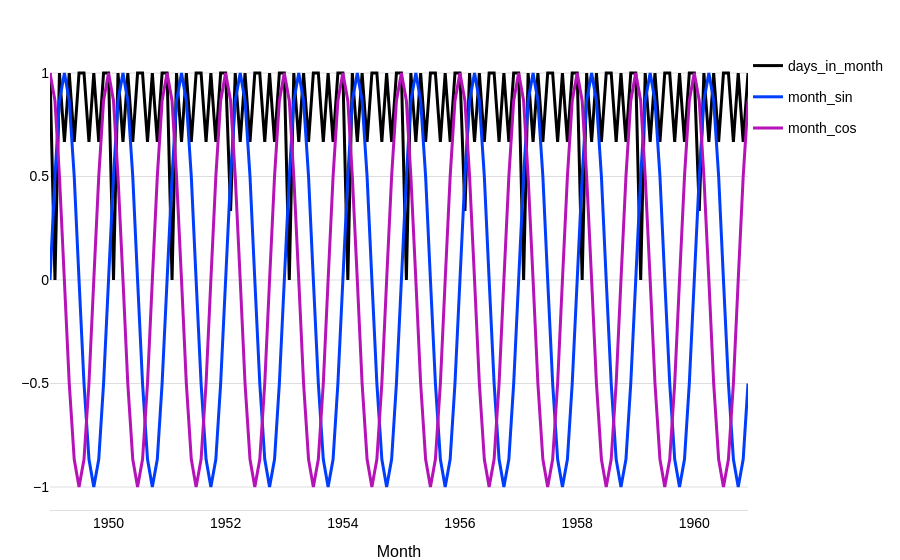

Notebook cell for this chart:
### Markdown cell above
## 4. Forecasting Using Covariates

Many NeuralForecast models support covariates. The wrapper automatically detects which covariate types are supported by the chosen base model and wires them into the Darts pipeline. There is no need to specify `futr_exog_list`, `hist_exog_list`, and `stat_exog_list`. These are inferred directly from the input time series passed to `NeuralForecastModel.fit()`.

Let's generate some future covariates from calendar attributes of the AirPassengers series and use a **TSMixerx** model.

<div class="alert alert-success" role="alert">
  For simplicity, you can also let the model generate these features for you with the `add_encoders` parameter. More info in the 
  <a href="https://unit8co.github.io/darts/quickstart/00-quickstart.html#Encoders:-using-covariates-for-free">quickstart</a>.
</div>

### Code cell
from darts.dataprocessing.transformers import Scaler
from darts.utils.timeseries_generation import datetime_attribute_timeseries

# generate feature: number of days per month, and apply a MinMax scaler to scale all values into the range (0,1)
future_covariates = datetime_attribute_timeseries(series, attribute="days_in_month")
future_covariates = Scaler().fit_transform(future_covariates)

# let's also add a cyclic encoding (sin + cosine wave) of the value the month
future_covariates = future_covariates.add_datetime_attribute(
    "month", cyclic=True
).astype("float32")

# finally, display the plot
fig = future_covariates.plotly()
fig.update_layout(**config)

### Figure 1 — Plotly figure (JSON) as saved in the notebook; plotly's stock layout.template omitted (floating-point values rounded to 4 significant figures; data arrays with more than 128 entries replaced by an {"elided": "..."} marker saying what was removed)
{"data": [{"hovertemplate": "<b>days_in_month</b>: %{y:.3g}<extra></extra>", "legendgroup": "days_in_month", "line": {"color": "#000000"}, "mode": "lines", "name": "days_in_month", "type": "scatter", "x": {"elided": "144 str values"}, "y": {"elided": "144 float values"}}, {"hovertemplate": "<b>month_sin</b>: %{y:.3g}<extra></extra>", "legendgroup": "month_sin", "line": {"color": "#003dfd"}, "mode": "lines", "name": "month_sin", "type": "scatter", "x": {"elided": "144 str values"}, "y": {"elided": "144 float values"}}, {"hovertemplate": "<b>month_cos</b>: %{y:.3g}<extra></extra>", "legendgroup": "month_cos", "line": {"color": "#b512b8"}, "mode": "lines", "name": "month_cos", "type": "scatter", "x": {"elided": "144 str values"}, "y": {"elided": "144 float values"}}], "layout": {"hovermode": "x unified", "legend": {"xanchor": "left"}, "title": {}, "xaxis": {"title": {"text": "Month"}}}}
